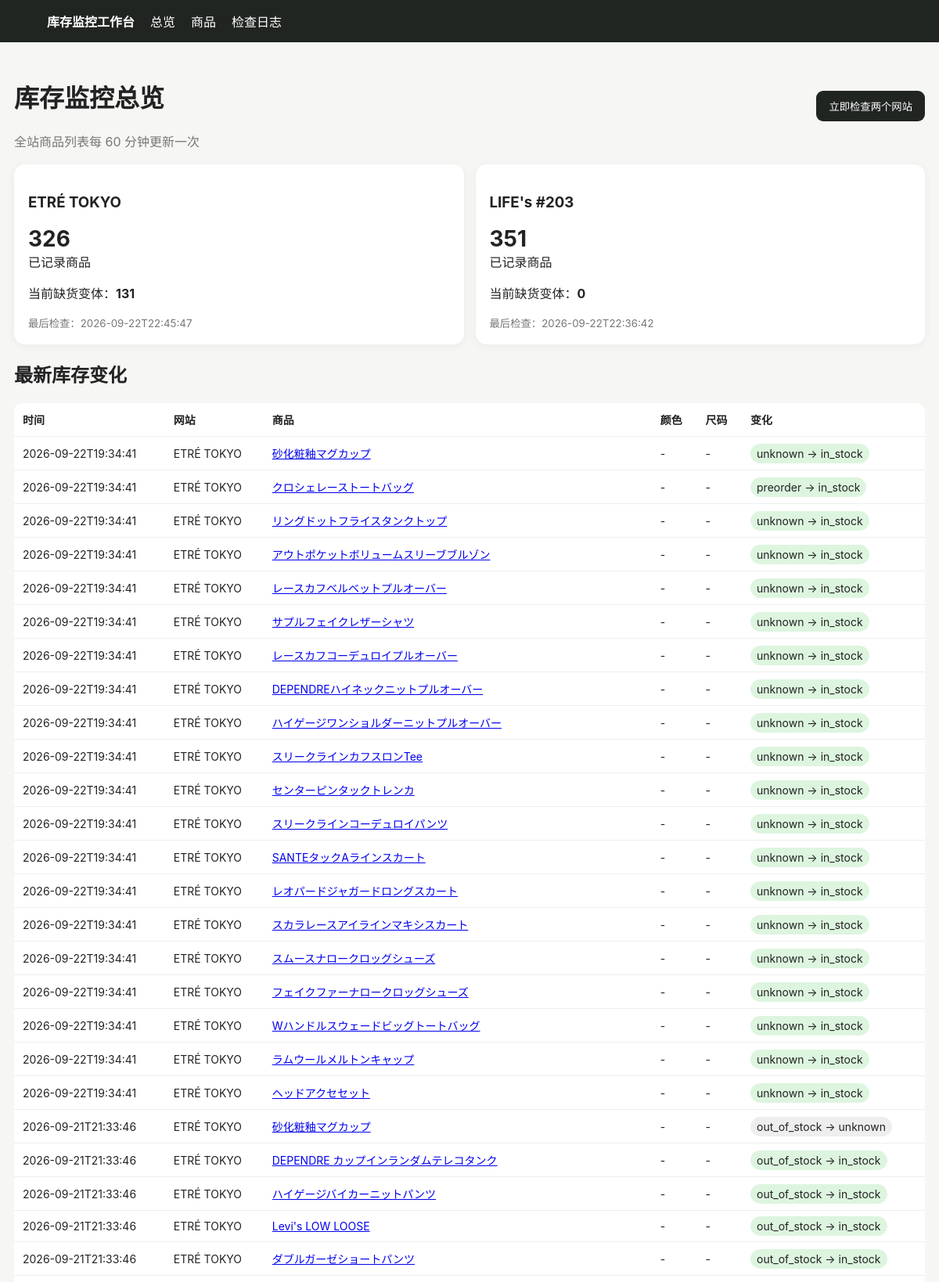
The page / (upper part) on the database its author committed.
### tables this page shows
CREATE TABLE changes (
 id INTEGER PRIMARY KEY AUTOINCREMENT,
 product_id INTEGER NOT NULL,
 color TEXT NOT NULL DEFAULT '',
 size TEXT NOT NULL DEFAULT '',
 old_status TEXT NOT NULL,
 new_status TEXT NOT NULL,
 detected_at TEXT NOT NULL
);

CREATE TABLE products (
 id INTEGER PRIMARY KEY AUTOINCREMENT,
 site TEXT NOT NULL,
 url TEXT NOT NULL UNIQUE,
 name TEXT NOT NULL,
 price TEXT,
 image_url TEXT,
 first_seen TEXT NOT NULL,
 last_seen TEXT NOT NULL
);

### app/main.py (the view)
@app.get("/")
def dashboard(request: Request):
    with conn() as c:
        sites = c.execute("""
        SELECT p.site, COUNT(DISTINCT p.id) products,
        SUM(CASE WHEN v.status='out_of_stock' THEN 1 ELSE 0 END) out_count,
        MAX(v.last_checked) last_checked
        FROM products p LEFT JOIN variants v ON v.product_id=p.id
        GROUP BY p.site ORDER BY p.site
        """).fetchall()
        changes = c.execute("""
        SELECT ch.*,p.site,p.name,p.url,p.image_url
        FROM changes ch JOIN products p ON p.id=ch.product_id
        ORDER BY ch.detected_at DESC LIMIT 100
        """).fetchall()
        runs = c.execute("SELECT * FROM runs ORDER BY id DESC LIMIT 20").fetchall()
    return templates.TemplateResponse("dashboard.html", {"request":request,"sites":sites,"changes":changes,"runs":runs})

### app/templates/dashboard.html (shortened to what this page needs)
{% extends "base.html" %}{% block content %}
<div class="top"><div><h1>库存监控总览</h1><div class="muted">全站商品列表每 60 分钟更新一次</div></div>
<form method="post" action="/run"><button>立即检查两个网站</button></form></div>
<div class="grid">{% for s in sites %}<div class="card"><h3>{{s.site}}</h3><div class="big">{{s.products or 0}}</div><div>已记录商品</div><p>当前缺货变体：<b>{{s.out_count or 0}}</b></p><small class="muted">最后检查：{{s.last_checked or "尚未检查"}}</small></div>{% endfor %}</div>
<h2>最新库存变化</h2><table><tr><th>时间</th><th>网站</th><th>商品</th><th>颜色</th><th>尺码</th><th>变化</th></tr>
{% for x in changes %}<tr><td>{{x.detected_at}}</td><td>{{x.site}}</td><td><a href="/product/{{x.product_id}}">{{x.name}}</a></td><td>{{x.color or "-"}}</td><td>{{x.size or "-"}}</td><td><span class="badge {{x.new_status}}">{{x.old_status}} → {{x.new_status}}</span></td></tr>{% else %}<tr><td colspan="6">第一次扫描后这里会显示变化。首次建立库存快照不会产生变化提醒。</td></tr>{% endfor %}</table>
{% endblock %}

### app/templates/base.html (style rules this page uses)
body { font-family:-apple-system,BlinkMacSystemFont,"Segoe UI",sans-serif;background:#f6f6f4;color:#222;margin:0 }
.grid { display:grid;grid-template-columns:repeat(auto-fit,minmax(240px,1fr));gap:15px }
.card { background:#fff;border-radius:14px;padding:18px;box-shadow:0 2px 12px #0000000d }
.big { font-size:28px;font-weight:700 }
button { background:#202522;color:#fff;border:0;border-radius:9px;padding:10px 16px;cursor:pointer }
table { width:100%;border-collapse:collapse;background:#fff;border-radius:12px;overflow:hidden }
th,td { padding:11px;border-bottom:1px solid #eee;text-align:left;font-size:14px }
.badge { padding:4px 8px;border-radius:999px;background:#eee }
.in_stock { background:#ddf5df }
.unknown { background:#eee }
.muted { color:#777 }
.top { display:flex;justify-content:space-between;align-items:center;margin-bottom:18px }

### rows shown on the page
changes: detected_at "2026-09-22T19:34:41", site "ETRÉ TOKYO", name "砂化粧釉マグカップ", color "-", size "-", old_status "unknown", new_status "in_stock"
changes: detected_at "2026-09-22T19:34:41", site "ETRÉ TOKYO", name "クロシェレーストートバッグ", color "-", size "-", old_status "preorder", new_status "in_stock"
changes: detected_at "2026-09-22T19:34:41", site "ETRÉ TOKYO", name "リングドットフライスタンクトップ", color "-", size "-", old_status "unknown", new_status "in_stock"
changes: detected_at "2026-09-22T19:34:41", site "ETRÉ TOKYO", name "アウトポケットボリュームスリーブブルゾン", color "-", size "-", old_status "unknown", new_status "in_stock"
changes: detected_at "2026-09-22T19:34:41", site "ETRÉ TOKYO", name "レースカフベルベットプルオーバー", color "-", size "-", old_status "unknown", new_status "in_stock"
changes: detected_at "2026-09-22T19:34:41", site "ETRÉ TOKYO", name "サプルフェイクレザーシャツ", color "-", size "-", old_status "unknown", new_status "in_stock"
changes: detected_at "2026-09-22T19:34:41", site "ETRÉ TOKYO", name "レースカフコーデュロイプルオーバー", color "-", size "-", old_status "unknown", new_status "in_stock"
changes: detected_at "2026-09-22T19:34:41", site "ETRÉ TOKYO", name "DEPENDREハイネックニットプルオーバー", color "-", size "-", old_status "unknown", new_status "in_stock"
changes: detected_at "2026-09-22T19:34:41", site "ETRÉ TOKYO", name "ハイゲージワンショルダーニットプルオーバー", color "-", size "-", old_status "unknown", new_status "in_stock"
changes: detected_at "2026-09-22T19:34:41", site "ETRÉ TOKYO", name "スリークラインカフスロンTee", color "-", size "-", old_status "unknown", new_status "in_stock"
changes: detected_at "2026-09-22T19:34:41", site "ETRÉ TOKYO", name "センターピンタックトレンカ", color "-", size "-", old_status "unknown", new_status "in_stock"
changes: detected_at "2026-09-22T19:34:41", site "ETRÉ TOKYO", name "スリークラインコーデュロイパンツ", color "-", size "-", old_status "unknown", new_status "in_stock"
changes: detected_at "2026-09-22T19:34:41", site "ETRÉ TOKYO", name "SANTEタックAラインスカート", color "-", size "-", old_status "unknown", new_status "in_stock"
changes: detected_at "2026-09-22T19:34:41", site "ETRÉ TOKYO", name "レオパードジャガードロングスカート", color "-", size "-", old_status "unknown", new_status "in_stock"
changes: detected_at "2026-09-22T19:34:41", site "ETRÉ TOKYO", name "スカラレースアイラインマキシスカート", color "-", size "-", old_status "unknown", new_status "in_stock"
changes: detected_at "2026-09-22T19:34:41", site "ETRÉ TOKYO", name "スムースナロークロッグシューズ", color "-", size "-", old_status "unknown", new_status "in_stock"
changes: detected_at "2026-09-22T19:34:41", site "ETRÉ TOKYO", name "フェイクファーナロークロッグシューズ", color "-", size "-", old_status "unknown", new_status "in_stock"
changes: detected_at "2026-09-22T19:34:41", site "ETRÉ TOKYO", name "Wハンドルスウェードビッグトートバッグ", color "-", size "-", old_status "unknown", new_status "in_stock"
changes: detected_at "2026-09-22T19:34:41", site "ETRÉ TOKYO", name "ラムウールメルトンキャップ", color "-", size "-", old_status "unknown", new_status "in_stock"
changes: detected_at "2026-09-22T19:34:41", site "ETRÉ TOKYO", name "ヘッドアクセセット", color "-", size "-", old_status "unknown", new_status "in_stock"
changes: detected_at "2026-09-21T21:33:46", site "ETRÉ TOKYO", name "砂化粧釉マグカップ", color "-", size "-", old_status "out_of_stock", new_status "unknown"
changes: detected_at "2026-09-21T21:33:46", site "ETRÉ TOKYO", name "DEPENDRE カップインランダムテレコタンク", color "-", size "-", old_status "out_of_stock", new_status "in_stock"
changes: detected_at "2026-09-21T21:33:46", site "ETRÉ TOKYO", name "ハイゲージバイカーニットパンツ", color "-", size "-", old_status "out_of_stock", new_status "in_stock"
changes: detected_at "2026-09-21T21:33:46", site "ETRÉ TOKYO", name "Levi's LOW LOOSE", color "-", size "-", old_status "out_of_stock", new_status "in_stock"
changes: detected_at "2026-09-21T21:33:46", site "ETRÉ TOKYO", name "ダブルガーゼショートパンツ", color "-", size "-", old_status "out_of_stock", new_status "in_stock"

### other values the page prints
{{ s.site }} "ETRÉ TOKYO" "LIFE's #203"
{{ s.products or 0 }} "326" "351"
{{ s.out_count or 0 }} "131" "0"
{{ s.last_checked or "尚未检查" }} "2026-09-22T22:45:47" "2026-09-22T22:36:42"
